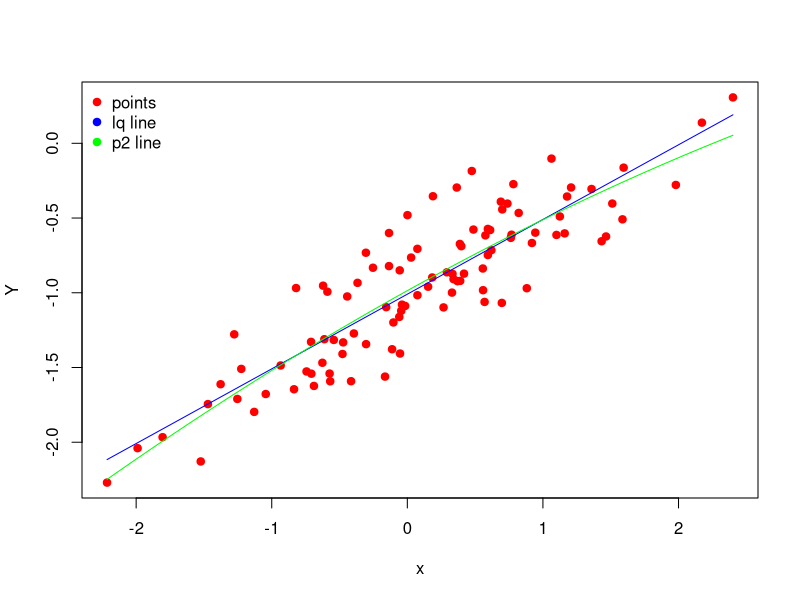
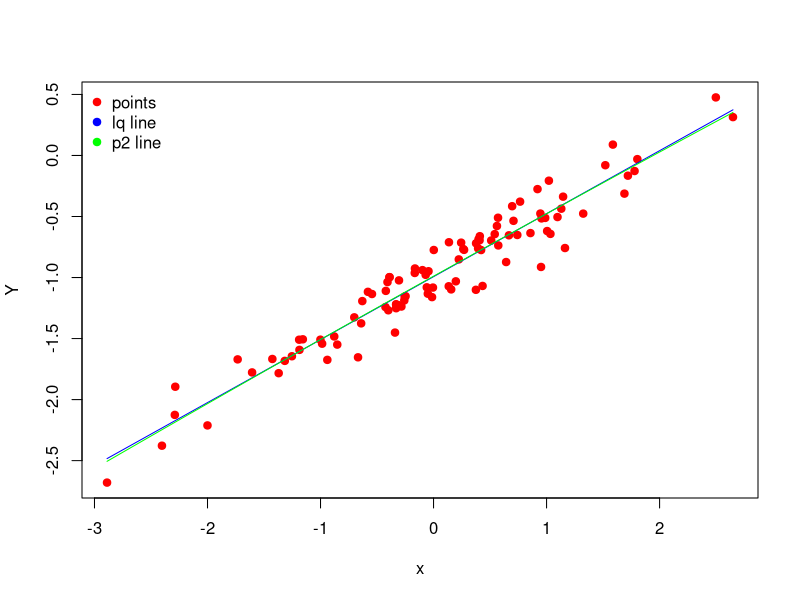
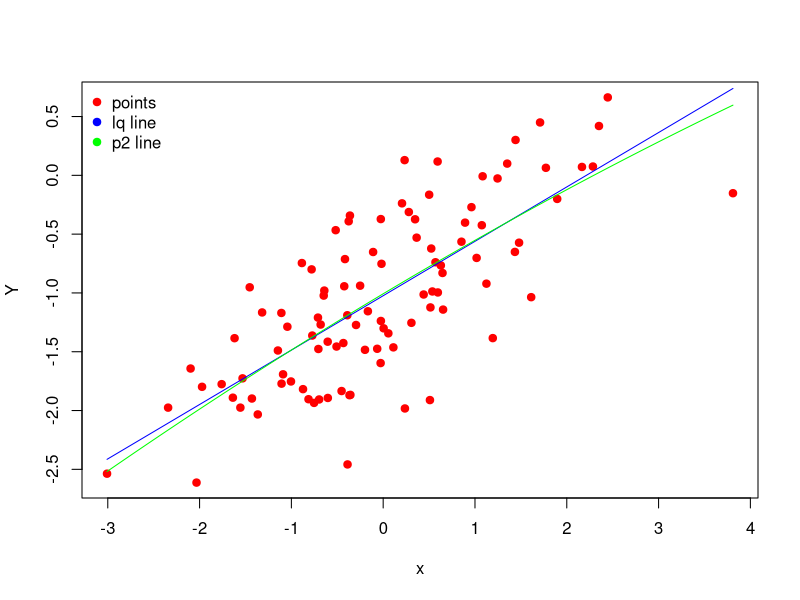

R code for these plots, in order:
# Title     : to get task13
# Objective : ISLR, chapter: lr, task13
# Created by: belaevstanislav
# Created on: 12.05.17

# making A matrix for lr
make_A <- function(x, p) {
    A <- 1
    for (k in 1 : p) {
        A <- cbind(A, x ^ k)
    }
    return(A)
}

find_dep_lr <- function(x, y, p=1) {
    A <- make_A(x, p)
    At <- t(A)
    w <- solve(At %*% A) %*% At %*% y
    return(w)
}

# task13 subtask
task13 <- function(mean, sd, filename) {
    # a)
    x <- rnorm(100)
    # b)
    eps <- rnorm(100, mean = mean, sd = sd)
    # c)
    Y <- - 1 + 0.5 * x + eps
    # What is the length of the vector y?
    # Answer: 100
    # What are the values of β0 and β1 in this linear model?
    # Answer: β0 = -1, β1 = 0.5
    # d)
    png(filename)
    plot(x, Y, col = "red", pch = 19)
    # Comment on what you observe.
    # Answer: Четко прослеживается зависимость данных.
    # e)
    bt <- find_dep_lr(x, Y, p = 1)
    print(paste0("real b: [", - 1, ", ", 0.5, "] pred b: [", bt[1], ", ", bt[2], "]"))
    # Comment on the model obtained.
    # Answer: Все достаточно straitforward.
    # How do βˆ0 and βˆ1 compare to β0 and β1?
    # Answer: Очень похожи.
    # f)
    lx <- seq(min(x), max(x), length = 1000)
    ly <- make_A(lx, p = 1) %*% bt
    lines(lx, ly, col = "blue")
    # g)
    sqt = find_dep_lr(x, Y, p = 2)
    ly <- make_A(lx, p = 2) %*% sqt
    lines(lx, ly, col = "green")
    # legend
    legend("topleft", legend = c("points", "lq line", "p2 line"),
    bty = "n", col = c("red", "blue", "green"), pch = c(19, 19, 19))
    dev.off()
    MSE1 = mean((make_A(x, p = 1) %*% bt - Y) ^ 2)
    MSE2 = mean((make_A(x, p = 2) %*% sqt - Y) ^ 2)
    print(paste0("p=1 MSE:", MSE1, " p=2 MSE: ", MSE2))
    # Is there evidence that the quadratic term improves the model fit?
    # Answer: Yes.
}


# task13
set.seed(1)
task13(mean = 0, sd = 0.25, filename = "mean0sd025.png")
task13(mean = 0, sd = 0.15, filename = "mean0sd015.png")
task13(mean = 0, sd = 0.5, filename = "mean0sd05.png")